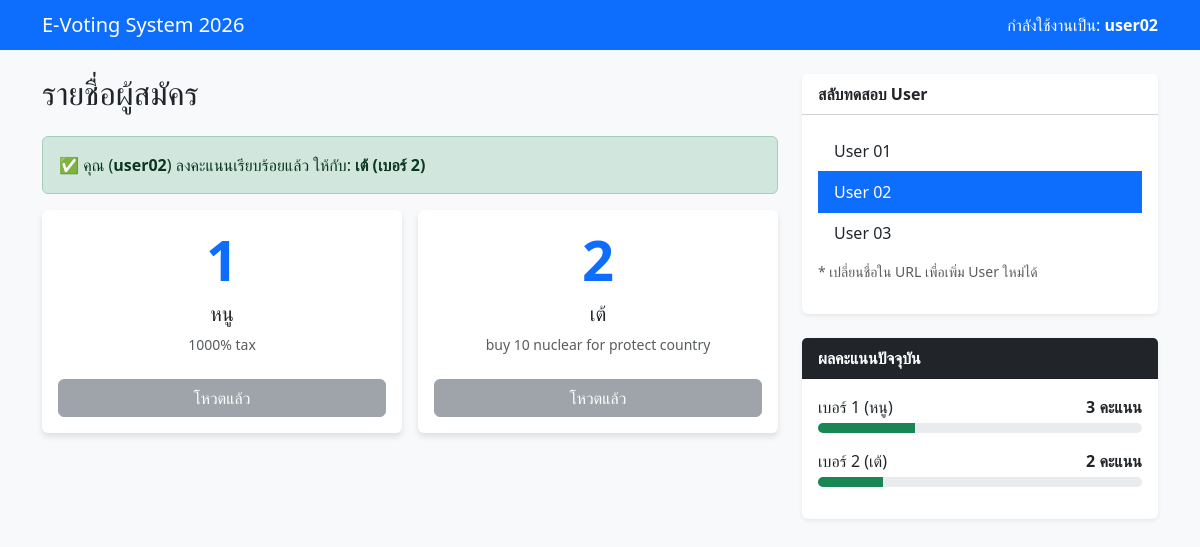
The page /user02/ on the database its author committed.
### election/models.py (models this page shows, shortened)
class Vote(models.Model):
    candidate = models.ForeignKey(Candidate, on_delete=models.CASCADE)
    voter_name = models.CharField(max_length=50)
    voted_at = models.DateTimeField(auto_now_add=True)
    class Meta:
        unique_together = ('voter_name',)

class Candidate(models.Model):
    name = models.CharField(max_length=100)
    number = models.IntegerField(unique=True)
    policy = models.TextField()

### election/views.py (the view)
# urls.py: path('<str:username>/', views.index, name='index'),
def index(request, username):
    candidates = Candidate.objects.all()
    has_voted = Vote.objects.filter(voter_name=username).exists()
    my_vote = Vote.objects.filter(voter_name=username).first()
    results = Candidate.objects.annotate(total_votes=Count('vote'))
    return render(request, 'election/index.html', {
        'username': username,
        'candidates': candidates,
        'has_voted': has_voted,
        'my_vote': my_vote,
        'results': results
    })

### election/templates/election/index.html (shortened to what this page needs)
<!DOCTYPE html>
<html lang="th">
<head>
    <link href="https://cdn.jsdelivr.net/npm/bootstrap@5.3.0/dist/css/bootstrap.min.css" rel="stylesheet">
</head>
<body>
<nav class="navbar navbar-dark bg-primary mb-4">
    <div class="container">
        <span class="navbar-brand mb-0 h1">E-Voting System 2026</span>
        <span class="text-white">กำลังใช้งานเป็น: <strong>{{ username }}</strong></span>
    </div>
</nav>
<div class="container">
    <div class="row">
        <div class="col-md-8">
            <h2 class="mb-4">รายชื่อผู้สมัคร</h2>
            {% if has_voted %}
                <div class="alert alert-success d-flex align-items-center" role="alert">
                    <div>
                        ✅ คุณ (<strong>{{ username }}</strong>) ลงคะแนนเรียบร้อยแล้ว ให้กับ:
                        <strong>{{ my_vote.candidate.name }} (เบอร์ {{ my_vote.candidate.number }})</strong>
                    </div>
                </div>
            {% endif %}
            <div class="row g-3">
                {% for c in candidates %}
                <div class="col-md-6">
                    <div class="card candidate-card h-100">
                        <div class="card-body text-center">
                            <h1 class="display-4 text-primary fw-bold">{{ c.number }}</h1>
                            <h5 class="card-title">{{ c.name }}</h5>
                            <p class="card-text text-muted small">{{ c.policy }}</p>
                            {% if not has_voted %}
                                <a href="{% url 'vote' username c.id %}" class="btn btn-outline-primary w-100 mt-2">ลงคะแนน</a>
                            {% else %}
                                <button class="btn btn-secondary w-100 mt-2" disabled>โหวตแล้ว</button>
                            {% endif %}
                        </div>
                    </div>
                </div>
                {% endfor %}
            </div>
        </div>
        <div class="col-md-4">
            <div class="card mb-4 border-0 shadow-sm">
                <div class="card-header bg-white fw-bold">สลับทดสอบ User</div>
                <div class="card-body">
                    <div class="list-group list-group-flush">
                        <a href="/user01/" class="list-group-item list-group-item-action {% if username == 'user01' %}active{% endif %}">User 01</a>
                        <a href="/user02/" class="list-group-item list-group-item-action {% if username == 'user02' %}active{% endif %}">User 02</a>
                        <a href="/user03/" class="list-group-item list-group-item-action {% if username == 'user03' %}active{% endif %}">User 03</a>
                    </div>
                    <p class="text-muted small mt-2">* เปลี่ยนชื่อใน URL เพื่อเพิ่ม User ใหม่ได้</p>
                </div>
            </div>
            <div class="card border-0 shadow-sm">
                <div class="card-header bg-dark text-white fw-bold">ผลคะแนนปัจจุบัน</div>
                <div class="card-body">
                    {% for r in results %}
                    <div class="mb-3">
                        <div class="d-flex justify-content-between mb-1">
                            <span>เบอร์ {{ r.number }} ({{ r.name }})</span>
                            <span class="fw-bold">{{ r.total_votes }} คะแนน</span>
                        </div>
                        <div class="progress" style="height: 10px;">
                            <div class="progress-bar bg-success" role="progressbar" style="width: {{ r.total_votes }}0%"></div>
                        </div>
                    </div>
                    {% endfor %}
                </div>
            </div>
        </div>
    </div>
</div>
</body>
</html>

### election/templates/election/index.html (style rules this page uses)
body { background-color: #f8f9fa; }
.candidate-card { transition: transform 0.2s; border: none; box-shadow: 0 4px 6px rgba(0,0,0,0.1); }

### rows shown on the page
Vote: voter_name "user02", candidate.name "เต้", candidate.number "2"
Candidate: number "1", name "หนู", policy "1000% tax", total_votes "3"
Candidate: number "2", name "เต้", policy "buy 10 nuclear for protect country", total_votes "2"
